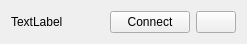
<?xml version="1.0" encoding="UTF-8"?>
<ui version="4.0">
 <class>CustomWidget</class>
 <widget class="QWidget" name="CustomWidget">
  <property name="geometry">
   <rect>
    <x>0</x>
    <y>0</y>
    <width>247</width>
    <height>44</height>
   </rect>
  </property>
  <property name="windowTitle">
   <string>Form</string>
  </property>
  <layout class="QHBoxLayout" name="horizontalLayout_2">
   <item>
    <widget class="QLabel" name="labelServerName">
     <property name="text">
      <string>TextLabel</string>
     </property>
    </widget>
   </item>
   <item>
    <layout class="QHBoxLayout" name="horizontalLayout">
     <item>
      <widget class="QPushButton" name="pushButtonConnect">
       <property name="text">
        <string>Connect</string>
       </property>
      </widget>
     </item>
     <item>
      <widget class="QPushButton" name="pushButtonSettings">
       <property name="text">
        <string/>
       </property>
       <property name="icon">
        <iconset theme="QIcon::ThemeIcon::DocumentProperties"/>
       </property>
      </widget>
     </item>
    </layout>
   </item>
  </layout>
 </widget>
 <resources/>
 <connections/>
</ui>
